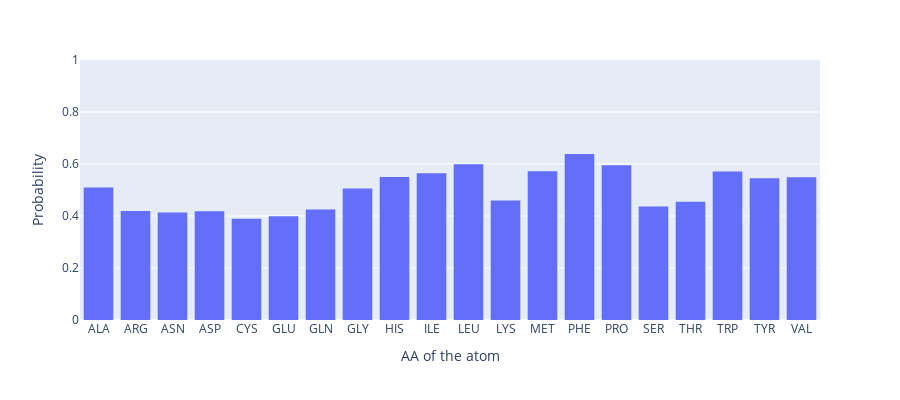

Notebook code for this chart:
### Markdown cell above
### resname_of_the_carbons_from_the_biggest_hydrophobic_cluster_by_res_ratio_to_inter

### Code cell
aa_composition_ratio = []
for key in count_resi.keys():
    aa_composition_ratio.append(cdr_dict_big_cluster_aa_comp_res[key] / count_resi[key])

df_aa_comp = pd.DataFrame({'AA': cdr_dict_big_cluster_aa_comp_res.keys(),
    'Count': aa_composition_ratio})
    
fig_ring = px.histogram(df_aa_comp, x='AA', y='Count', 
    # color='color', barmode='group',
    height=400)
fig_ring.update_xaxes(title = "AA of the atom")
fig_ring.update_yaxes(title = "Probability", range = [0, 1])

### Figure 1 — Plotly figure (JSON) as saved in the notebook; plotly's stock layout.template omitted (floating-point values rounded to 4 significant figures)
{"data": [{"alignmentgroup": "True", "bingroup": "x", "histfunc": "sum", "hovertemplate": "AA=%{x}<br>sum of Count=%{y}<extra></extra>", "legendgroup": "", "marker": {"color": "#636efa", "pattern": {"shape": ""}}, "name": "", "offsetgroup": "", "orientation": "v", "showlegend": false, "type": "histogram", "x": ["ALA", "ARG", "ASN", "ASP", "CYS", "GLU", "GLN", "GLY", "HIS", "ILE", "LEU", "LYS", "MET", "PHE", "PRO", "SER", "THR", "TRP", "TYR", "VAL"], "xaxis": "x", "y": [0.5095, 0.4192, 0.4136, 0.4178, 0.3896, 0.3993, 0.4246, 0.5061, 0.5499, 0.5647, 0.5989, 0.4596, 0.5724, 0.6388, 0.595, 0.4364, 0.4549, 0.5709, 0.5453, 0.5489], "yaxis": "y"}], "layout": {"barmode": "relative", "height": 400, "legend": {"tracegroupgap": 0}, "margin": {"t": 60}, "xaxis": {"anchor": "y", "domain": [0, 1], "title": {"text": "AA of the atom"}}, "yaxis": {"anchor": "x", "domain": [0, 1], "range": [0, 1], "title": {"text": "Probability"}}}}
